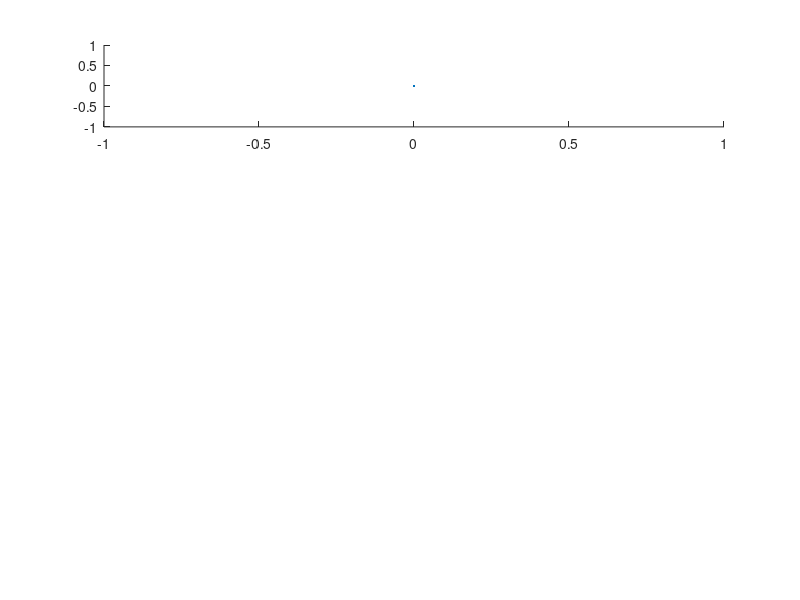

Recreate this plot in MATLAB. (Note: this script raises an error after producing the figure.)
function output_data = K64_Impedance_Control_matlab()
%K64_Impedance_Control_matlab Communicate to FRDM board to start impedance controller
%   See parameters below
    figure(1);  clf;       % Create an empty figure to update later
    subplot(411); hold on
    h1 = plot([0],[0]);
    h1.XData = []; h1.YData = [];
    h12 = plot([0],[0], 'r');
    h12.XData = []; h12.YData = [];
    ylabel('Position (rad)');
    
    subplot(412)
    h2 = plot([0],[0]);
    h2.XData = []; h2.YData = [];
    ylabel('Velocity (rad/s)');
    
    subplot(413)
    h3 = plot([0],[0]);
    h3.XData = []; h3.YData = [];
    ylabel('Voltage (V)');
    
    subplot(414); hold on
    h4 = plot([0],[0]);
    h4.XData = []; h4.YData = [];
    h42 = plot([0],[0], 'r');
    h42.XData = []; h42.YData = [];
    ylabel('Current (A)');
    
    % This function will get called any time there is new data from
    % the FRDM board. Data comes in blocks, rather than one at a time.
    function my_callback(new_data)
      t       = new_data(:,1); % time
      angle   = new_data(:,2); % position
      vel     = new_data(:,3); % velocity
      volt    = new_data(:,4); % voltage
      current = new_data(:,5); % current
      curr_d  = new_data(:,6); % desired current
      N       = length(angle); % number of data points
      
      h1.XData(end+1:end+N) = t;   % Update subplot 1
      h1.YData(end+1:end+N) = angle;
      h2.XData(end+1:end+N) = t;   % Update subplot 2
      h2.YData(end+1:end+N) = vel;
      h3.XData(end+1:end+N) = t;   % Update subplot 3
      h3.YData(end+1:end+N) = volt;
      h4.XData(end+1:end+N) = t;   % Update subplot 4
      h4.YData(end+1:end+N) = current;
      h42.XData(end+1:end+N) = t;   % Draw desired current
      h42.YData(end+1:end+N) = curr_d;
    end
    
    % Setup the communication between PC and FRDM board
    frdm_ip  = '192.168.1.100';     % FRDM board ip
    frdm_port= 11223;               % FRDM board port  
    params.callback = @my_callback; % callback function
    params.timeout  = 2;            % end of experiment timeout

    %% Set experiment parameters
    R_motor       = 3.8;    % Winding resistance of motor
    kb            = 1.0;    % Motor back-EMF constant
    Kp            = 3;      % Kp Proportional gain of current control
    Ki            = 0.1;    % Ki Integration gain of current control
    kv            = 0.0;    % kv Coefficient of viscous friction
    K             = 0.01;	  % K Impedance stiffness
    D             = 0.00;	  % D Impedance damping
    ExpTime       = 3;      % Expriement time in second
    
    % Pack experiment parameters
    input = [R_motor kb Kp Ki kv K D ExpTime];
    % Number of report data from FRDM
    output_size = 6; % time, angle, veloticy, voltage, current, current_desired
    
    % Send data to FRDM board, run experiment.
    output_data = RunExperiment(frdm_ip,frdm_port,input,output_size,params);
    
end
